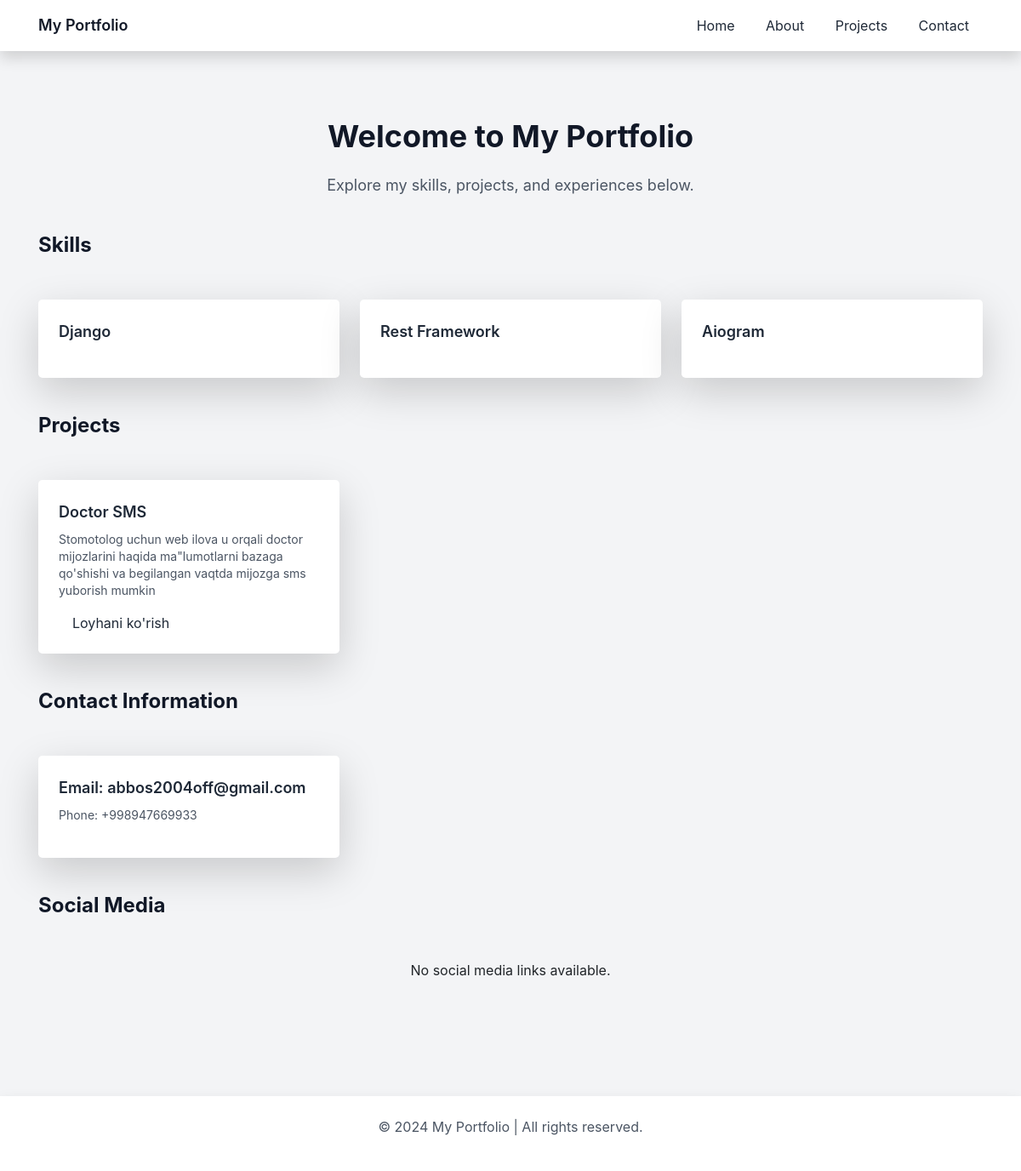
The page / on the database its author committed.
### main/models.py (models this page shows, shortened)
class Skill(models.Model):
    user = models.ForeignKey(User, on_delete=models.CASCADE, related_name='skills')
    name = models.CharField(max_length=100)
    proficiency = models.IntegerField(choices=[(i, str(i)) for i in range(1, 11)], default=5)

class Project(models.Model):
    user = models.ForeignKey(User, on_delete=models.CASCADE, related_name='projects')
    title = models.CharField(max_length=200)
    description = models.TextField()
    link = models.URLField(blank=True, null=True)
    completed = models.BooleanField(default=False)

class ContactInfo(models.Model):
    user = models.ForeignKey(User, on_delete=models.CASCADE, related_name='contacts')
    email = models.EmailField()
    phone_number = models.CharField(max_length=15)
    address = models.TextField(blank=True, null=True)

### main/views.py (the view)
# urls.py: 2. Add a URL to urlpatterns:  path('', views.home, name='home')
def home(request):
    user = User.objects.first()  # Faqat bitta user borligi uchun
    skills = Skill.objects.all()
    projects = Project.objects.all()
    experiences = Experience.objects.all()
    contacts = ContactInfo.objects.all()
    social_media = SocialMedia.objects.all()
    context = {
        'user': user,
        'skills': skills,
        'projects': projects,
        'experiences': experiences,
        'contacts': contacts,
        'social_media': social_media,
    }
    return render(request, 'home.html', context)

### templates/home.html (shortened to what this page needs)
{% extends 'base.html' %}
{% block content %}
<section class="text-center my-10">
    <h1 class="text-4xl font-bold text-gray-900">Welcome to My Portfolio</h1>
    <p class="text-lg text-gray-600 mt-4">Explore my skills, projects, and experiences below.</p>
</section>
<section class="my-10">
    <h2 class="text-2xl font-bold text-gray-900 mb-5">Skills</h2>
    <div class="grid grid-cols-1 md:grid-cols-2 lg:grid-cols-3 gap-6">
        {% for skill in skills %}
        <div class="bg-white p-6 rounded-lg shadow-lg">
            <h3 class="text-lg font-semibold text-gray-800">{{ skill.name }}</h3>
        </div>
        {% empty %}
        <p>No skills available.</p>
        {% endfor %}
    </div>
</section>
<section id="projects" class="my-10">
    <h2 class="text-2xl font-bold text-gray-900 mb-5">Projects</h2>
    <div class="grid grid-cols-1 md:grid-cols-2 lg:grid-cols-3 gap-6">
        {% for project in projects %}
        <div class="bg-white p-6 rounded-lg shadow-lg">
            <h3 class="text-lg font-semibold text-gray-800">{{ project.title }}</h3>
            <p class="text-sm text-gray-600 mt-2">{{ project.description }}</p>
            <a href="{{ project.link }}" class="text-gray-800 hover:text-gray-600 px-3">Loyhani ko'rish</a>
        </div>
        {% empty %}
        <p>No projects available.</p>
        {% endfor %}
    </div>
</section>
<section id="contact" class="my-10">
    <h2 class="text-2xl font-bold text-gray-900 mb-5">Contact Information</h2>
    <div class="grid grid-cols-1 md:grid-cols-2 lg:grid-cols-3 gap-6">
        {% for contact in contacts %}
        <div class="bg-white p-6 rounded-lg shadow-lg">
            <h3 class="text-lg font-semibold text-gray-800">Email: {{ contact.email }}</h3>
            <p class="text-sm text-gray-600 mt-2">Phone: {{ contact.phone_number }}</p>
        </div>
        {% empty %}
        <p>No contact information available.</p>
        {% endfor %}
    </div>
</section>
<section id="social_media" class="my-10">
    <h2 class="text-2xl font-bold text-gray-900 mb-5">Social Media</h2>
    <div class="flex space-x-4 justify-center">
        {% for social in social_media %}
        <a href="{{ social.link }}" class="text-gray-600 hover:text-gray-800" target="_blank">
            <i class="{{ social.icon }} fa-2x"></i>
        </a>
        {% empty %}
        <p>No social media links available.</p>
        {% endfor %}
    </div>
</section>
{% endblock %}

### templates/base.html (shortened to what this page needs)
<!DOCTYPE html>
<html lang="en">
<head>
    <link href="https://cdn.jsdelivr.net/npm/tailwindcss@2.2.19/dist/tailwind.min.css" rel="stylesheet">
    <link href="https://stackpath.bootstrapcdn.com/bootstrap/4.5.2/css/bootstrap.min.css" rel="stylesheet">
</head>
<body class="bg-gray-100">
    <nav class="bg-white shadow">
        <div class="container mx-auto px-6 py-3">
            <div class="flex justify-between items-center">
                <div>
                    <a href="{% url 'home' %}" class="text-lg font-semibold text-gray-900">My Portfolio</a>
                </div>
                <div>
                    <a href="{% url 'home' %}" class="text-gray-800 hover:text-gray-600 px-3">Home</a>
                    <a href="#about" class="text-gray-800 hover:text-gray-600 px-3">About</a>
                    <a href="#projects" class="text-gray-800 hover:text-gray-600 px-3">Projects</a>
                    <a href="#contact" class="text-gray-800 hover:text-gray-600 px-3">Contact</a>
                </div>
            </div>
        </div>
    </nav>
    <div class="container mx-auto py-10">
        {% block content %}
        {% endblock %}
    </div>
    <footer class="bg-white py-6 mt-10 shadow">
        <div class="container mx-auto text-center text-gray-600">
            <p>&copy; 2024 My Portfolio | All rights reserved.</p>
        </div>
    </footer>
</body>
</html>

### templates/base.html (style rules this page uses)
body { font-family: 'Inter', sans-serif; background-color: #f7fafc; }

### rows shown on the page
Skill: name "Django"
Skill: name "Rest Framework"
Skill: name "Aiogram"
Project: title "Doctor SMS", description "Stomotolog uchun web ilova u orqali doctor mijozlarini haqida ma\"lumotlarni bazaga qo'shishi va begilangan vaqtda mijozga sms yuborish mumkin"
ContactInfo: email "abbos2004off@gmail.com", phone_number "+998947669933"
